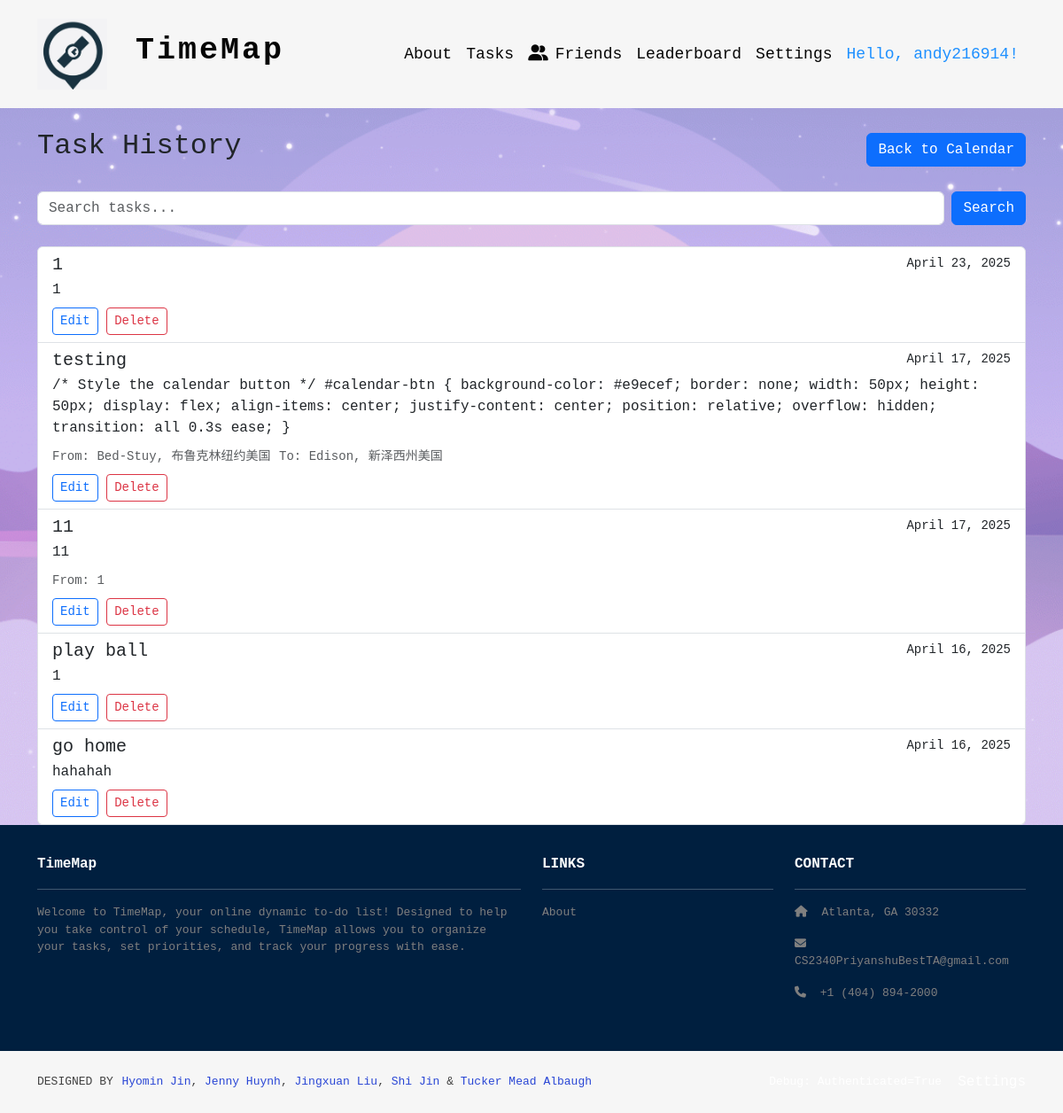
The page /tasks/history/ (signed in) on the database its author committed.
### tasks/models.py (models this page shows, shortened)
class Task(models.Model):
    user = models.ForeignKey(User, on_delete=models.CASCADE, null=True, related_name='tasks')  # Link to the user
    title = models.CharField(max_length=255)
    description = models.TextField()
    start_location = models.CharField(max_length=255, blank=True)
    location = models.CharField(max_length=255, blank=True)  # Class location or any place
    latitude = models.FloatField(null=True, blank=True)  # Latitude coordinate
    longitude = models.FloatField(null=True, blank=True)  # Longitude coordinate
    latitude2 = models.FloatField(null=True, blank=True)  # Latitude coordinate
    longitude2 = models.FloatField(null=True, blank=True)  # Longitude coordinate
    start_time = models.DateTimeField()  # When the task starts
    end_time = models.DateTimeField()  # When the task should end
    completed = models.BooleanField(default=False)
    travel_time = models.DurationField(null=True, blank=True)  # How long it takes to travel there
    due_date = models.DateTimeField(null=True, blank=True)
    notify_before = models.IntegerField(
        choices=[
            (5, "5 minutes before"),
            (10, "10 minutes before"),
            (15, "15 minutes before"),
            (20, "20 minutes before"),
            (30, "30 minutes before"),
        ],
        null=True,
        blank=True,
        help_text="Send notification this many minutes before start"
    )
    notified = models.BooleanField(default=False)
    RECUR_CHOICES = [
        ('none', 'Do not repeat'),
        ('daily', 'Daily'),
        ('weekly', 'Weekly'),
        ('monthly', 'Monthly'),
    ]
    recur = models.CharField(max_length=10, choices=RECUR_CHOICES, default='none')
    class Meta:
        ordering = ['start_time']

### tasks/views.py (the view, shortened to what this page needs)
# urls.py: path('history/', views.task_history, name='task_history'),  # Task history page
@login_required
def task_history(request):
    query = request.GET.get('q', '')
    tasks = Task.objects.filter(user=request.user)
    tasks = tasks.order_by('-start_time')
    return render(request, 'tasks/task_history.html', {
        'tasks': tasks,
        'query': query,
        'google_maps_api_key': settings.GOOGLE_MAPS_API_KEY
    })

### tasks/templates/tasks/task_history.html (shortened to what this page needs)
{% extends 'base.html' %}
{% load static %}
{% block content %}
<div class="container mt-4">
    <div class="d-flex justify-content-between align-items-center mb-4">
        <h2>Task History</h2>
        <a href="{% url 'tasks:index' %}" class="btn btn-primary">Back to Calendar</a>
    </div>
    <div class="mb-4">
        <form method="GET" class="d-flex">
            <input type="text" name="q" class="form-control me-2" placeholder="Search tasks..." value="{{ query }}">
            <button type="submit" class="btn btn-primary">Search</button>
        </form>
    </div>
    {% if tasks %}
        <div class="list-group">
            {% for task in tasks %}
                <div class="list-group-item">
                    <div class="d-flex w-100 justify-content-between">
                        <h5 class="mb-1">{{ task.title }}</h5>
                        <small>{{ task.start_time|date:"F j, Y" }}</small>
                    </div>
                    <p class="mb-1">{{ task.description }}</p>
                    {% if task.location or task.start_location %}
                        <div class="mt-2">
                            {% if task.start_location %}
                                <small class="text-muted">From: {{ task.start_location }}</small>
                            {% endif %}
                            {% if task.location %}
                                <small class="text-muted">To: {{ task.location }}</small>
                            {% endif %}
                        </div>
                    {% endif %}
                    <div class="mt-2">
                        <a href="{% url 'tasks:update_task' task.id %}" class="btn btn-sm btn-outline-primary">Edit</a>
                        <a href="{% url 'tasks:delete_task' task.id %}" class="btn btn-sm btn-outline-danger">Delete</a>
                    </div>
                </div>
            {% endfor %}
        </div>
    {% endif %}
</div>
{% endblock %}

### timeMap/templates/base.html (shortened to what this page needs)
<!DOCTYPE html>
<html>
  {% load static %}
  <head>
    <link href="https://cdn.jsdelivr.net/npm/bootstrap@5.3.3/dist/css/bootstrap.min.css"
          rel="stylesheet"
>
    <link rel="stylesheet"
          href="https://cdnjs.cloudflare.com/ajax/libs/font-awesome/6.1.1/css/all.min.css">
    <link rel="stylesheet" type="text/css" href="{% static 'css/style.css' %}">
  </head>
  <body class="d-flex flex-column min-vh-100">
    <nav class="p-3 navbar navbar-dark bg-dark navbar-expand-lg">
      <div class="container">
        <a class="navbar-brand" href="{% url 'home.index' %}">
          <img src="{% static 'img/logo.png' %}" alt="logo" height="80" />
          <span class="fs-4 cool-font" style="margin-left: 20px;">TimeMap</span>
        </a>
        <div class="collapse navbar-collapse" id="navbarNavAltMarkup">
          <div class="navbar-nav ms-auto navbar-ml">
            <a class="nav-link" href="{% url 'home.about' %}">About</a>
            <a class="nav-link" href="{% url 'tasks:index' %}">Tasks</a>
            {% if user.is_authenticated %}
              <a class="nav-link" href="{% url 'profiles:friend_list' %}">
                <i class="fas fa-user-friends me-2"></i>Friends
              </a>
              <a class="nav-link" href="{% url 'home.leaderboard' %}">Leaderboard</a>
              <div class="nav-item dropdown">
                <a class="nav-link dropdown-toggle" href="#" id="settingsDropdown" role="button"
                   data-bs-toggle="dropdown" aria-expanded="false">
                  Settings
                </a>
              </div>
              <span class="nav-link username-greeting">Hello, {{ user.username }}!</span>
            {% else %}
              <a class="nav-link" href="{% url 'login' %}">Login</a>
              <a class="nav-link" href="{% url 'home.register' %}">Register</a>
            {% endif %}
          </div>
        </div>
      </div>
    </nav>
<div class="flex-grow-1 {% if request.path != '/' %}tasks-background theme-{{ request.user.userprofile.background|default:'purple' }}{% endif %}">
    {% block content %}
    {% endblock %}
</div>
    <footer class="mt-auto">
      <section class="p-3 ms-footer d-none d-md-block">
        <div class="container">
          <div class="row mt-3 text-white">
            <div class="col-md-6 col-lg-6 col-xl-6 mx-auto mb-4">
              <b>TimeMap</b>
              <hr />
              <p>
                Welcome to TimeMap, your online dynamic to-do list! Designed to help you take control of your schedule, TimeMap allows you to organize your tasks, set priorities, and track your progress with ease.
              </p>
            </div>
            <div class="col-md-3 col-lg-3 col-xl-3 mx-auto mb-4">
              <b>LINKS</b>
              <hr />
              <p><a class="nav-link" href="{% url 'home.about' %}">About</a></p>
        </div>
        <div class="col-12 col-md-3 col-lg-3 col-xl-3 mb-4">
          <b>CONTACT</b>
          <hr />
          <p><i class="fas fa-home me-2"></i> Atlanta, GA 30332</p>
          <p><i class="fas fa-envelope me-2"></i> CS2340PriyanshuBestTA@gmail.com</p>
          <p><i class="fas fa-phone me-2"></i> +1 (404) 894-2000</p>
        </div>
      </div>
    </div>
  </section>
      <section class="p-3 ms-footer-bottom bg-dark">
<div class="container d-flex flex-column flex-md-row justify-content-between align-items-center align-items-md-start">
    <div class="designed-by text-white text-center text-md-start">
      <span>DESIGNED BY</span><br class="d-block d-md-none" />
      <span class="designers">
              <a href="https://www.linkedin.com/in/hyomin-jin-180230351/" target="_blank">Hyomin Jin</a>,
              <a href="https://www.linkedin.com/in/jenny-huynh-5ab5b9253/" target="_blank">Jenny Huynh</a>,
              <a href="https://www.linkedin.com/in/jing-xuan-liu-b24b28248/" target="_blank">Jingxuan Liu</a>,
              <a href="https://www.linkedin.com/in/shi-jin-151b6832b/" target="_blank">Shi Jin</a> &
              <a href="https://www.linkedin.com/in/tucker-albaugh-3b322732b/" target="_blank">Tucker Mead Albaugh</a>
        </span>
          </div>
          <div class="d-flex flex-column flex-md-row align-items-center mt-3 mt-md-0">
            <span class="text-white" style="margin-left: 18px;">
            </span>
            {% if user.is_authenticated %}
              <a class="nav-link text-white" href="{% url 'profiles:settings' %}" style="margin-left: 18px;">Settings</a>
            {% else %}
              <span class="text-white" style="margin-left: 18px;">Not Authenticated</span>
            {% endif %}
          </div>
        </div>
      </section>
    </footer>
  </body>
</html>

### timeMap/static/css/style.css (style rules this page uses)
body { font-family: 'Roboto Mono', monospace; }
.navbar a.nav-link { font-size: 18px; font-family: 'Roboto Mono', monospace; color: #050505 !important; }
.bg-dark { background-color: #f6f6f6 !important; }
.ms-footer { background-color: #001f3f; }
.ms-footer p { color: #7F7F7F; font-size: 13px; }
.ms-footer-bottom span { font-size: 13px; line-height: 38px; }
.ms-footer-bottom a { color: #2946d5; text-decoration: none; }
.navbar-brand .cool-font { font-family: 'Roboto Mono', monospace; font-size: 35px !important; letter-spacing: 3px; font-weight: 600; color: #050505 !important; }
.ms-footer-bottom span { color: #404040; }
.tasks-background { position: relative; min-height: 80vh ; width: 100%; background-color: transparent; overflow: hidden; }
.tasks-background::before { content: ''; position: absolute; top: 0; left: 0; width: 100%; height: 100%; background-image: url('../img/background.png'); background-size: cover; background-position: center; background-repeat: no-repeat; opacity: 0.85; z-index: -1; }
.tasks-background.theme-purple::before { background-image: url('../img/background.png'); }
.navbar-nav .dropdown-toggle::after { display: none; }
.username-greeting { color: #1E90FF !important; font-family: 'Roboto Mono', monospace; font-size: 18px; }

### rows shown on the page
Task: title "1", start_time "April 23, 2025", description "1"
Task: title "testing", start_time "April 17, 2025", description "/* Style the calendar button */ #calendar-btn { background-color: #e9ecef; border: none; width: 50px; height: 50px; display: flex; align-items: center; justify-content: center; position: relative; overflow: hidden; transition: all 0.3s ease; }", start_location "Bed-Stuy, 布鲁克林纽约美国", location "Edison, 新泽西州美国"
Task: title "11", start_time "April 17, 2025", description "11", start_location "1"
Task: title "play ball", start_time "April 16, 2025", description "1"
Task: title "go home", start_time "April 16, 2025", description "hahahah"

### other values the page prints
{{ user.username }} "andy216914"
